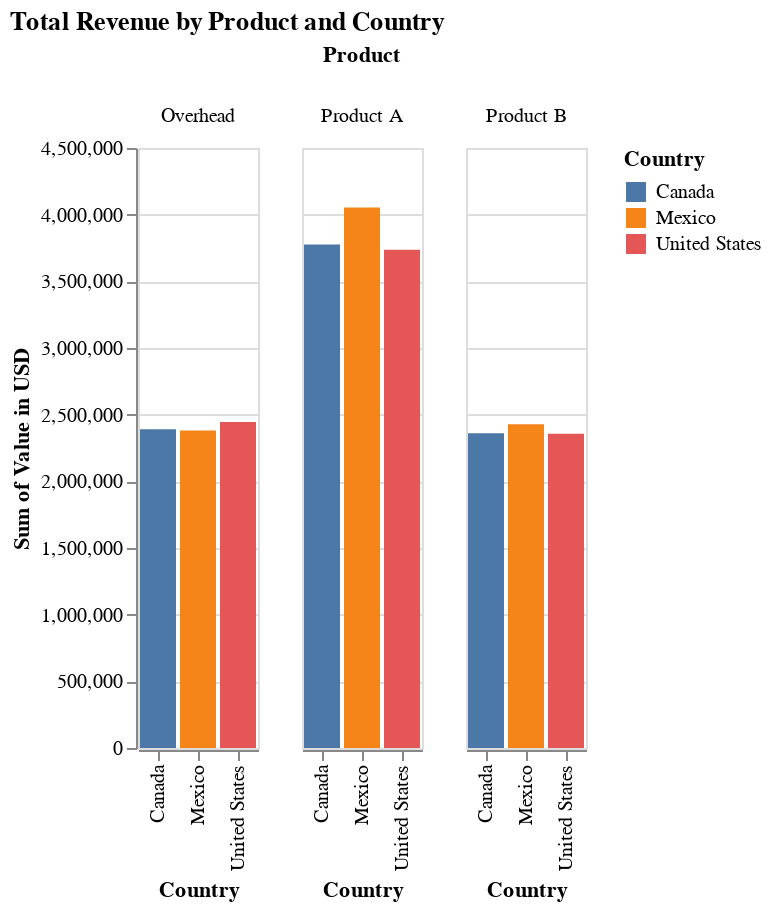

Source (notebook cell):
### Code cell
import altair as alt
import pandas as pd

# Assuming 'data' is your DataFrame loaded from the CSV
# First, filter the data for 'Revenue' account type
revenue_data = data[data['Account'] == 'Revenue'].groupby(['Country', 'Product'], as_index=False)['Value in USD'].sum()

# Creating a bar chart for comparative analysis
revenue_chart = alt.Chart(revenue_data).mark_bar().encode(
    x='Country:N',
    y='sum(Value in USD):Q',
    color='Country:N',
    column='Product:N',
    tooltip=['Country', 'Product', 'sum(Value in USD)']
).properties(
    title='Total Revenue by Product and Country'
)

revenue_chart

### Figure 1 — Vega-Lite specification as saved in the notebook (floating-point values rounded to 4 significant figures)
{"config": {"view": {"continuousWidth": 300, "continuousHeight": 300}}, "data": {"name": "data-b4f8f6ccb59a447ce02db6549613f121"}, "mark": {"type": "bar"}, "encoding": {"color": {"field": "Country", "type": "nominal"}, "column": {"field": "Product", "type": "nominal"}, "tooltip": [{"field": "Country", "type": "nominal"}, {"field": "Product", "type": "nominal"}, {"aggregate": "sum", "field": "Value in USD", "type": "quantitative"}], "x": {"field": "Country", "type": "nominal"}, "y": {"aggregate": "sum", "field": "Value in USD", "type": "quantitative"}}, "title": "Total Revenue by Product and Country", "$schema": "https://vega.github.io/schema/vega-lite/v5.16.3.json", "datasets": {"data-b4f8f6ccb59a447ce02db6549613f121": [{"Country": "Canada", "Product": "Overhead", "Value in USD": 2391000.0}, {"Country": "Canada", "Product": "Product A", "Value in USD": 3777000.0}, {"Country": "Canada", "Product": "Product B", "Value in USD": 2360000.0}, {"Country": "Mexico", "Product": "Overhead", "Value in USD": 2381000.0}, {"Country": "Mexico", "Product": "Product A", "Value in USD": 4054000.0}, {"Country": "Mexico", "Product": "Product B", "Value in USD": 2428000.0}, {"Country": "United States", "Product": "Overhead", "Value in USD": 2445000.0}, {"Country": "United States", "Product": "Product A", "Value in USD": 3737000.0}, {"Country": "United States", "Product": "Product B", "Value in USD": 2356000.0}]}}
